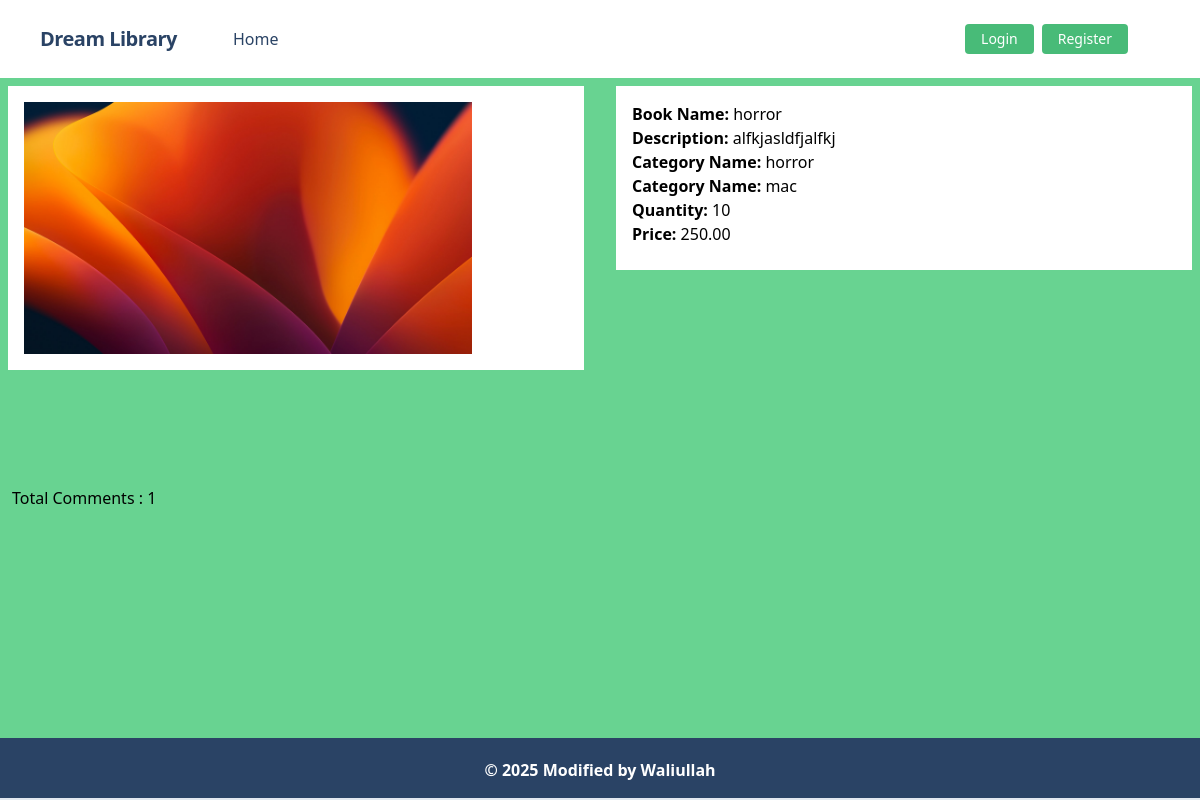
The page /posts/post-details/1/ on the database its author committed.
### admin_posts/models.py (models this page shows, shortened)
class AdminPost(models.Model):
    image = models.ImageField(upload_to='admin_posts/media/uploads/')
    book_name = models.CharField(max_length=100, null=True, blank=True)
    description = models.TextField()
    quantity = models.IntegerField()
    borrow_price = models.DecimalField(max_digits=12, decimal_places=2)
    book_category = models.ManyToManyField(CategoryModel)
    timestamp = models.DateTimeField(auto_now_add=True, blank=True, null=True)

### categories/models.py (models this page shows, shortened)
class CategoryModel(models.Model):
    category_name = models.CharField(max_length=150)
    slug = models.SlugField(max_length=150, unique=True, blank=True, null=True)

### admin_posts/views.py (the view)
# urls.py: path('post-details/<int:id>/', post_details, name = 'details'),
def post_details(request, id):
    if request.method == 'GET':
        try:
           book = AdminPost.objects.get(id=id)
           review = Review.objects.filter(book=book).count()
           print(review, '####')
           return render(request, 'admin_posts/post_details.html',{'post': book, 'review': review})
        except AdminPost.DoesNotExist:
            messages.error(request, 'No such book')
        return redirect('profile')

### admin_posts/templates/admin_posts/post_details.html (shortened to what this page needs)
{% extends 'base.html' %}
{% block body %}
<div class="grid grid-cols-1 md:grid-cols-2 gap-4 mb-24">
    <div class="col-span-1 md:col-span-1">
        <div class="card m-2 bg-white text-black p-4">
            <div class="card-body">
                <img src="{{post.image.url}}" class="max-w-md h-96" alt="image">
            </div>
        </div>
    </div>
    <div class="col-span-1 md:col-span-1">
        <div class="card m-2 bg-white text-black p-4">
            <div class="card-body">
                <p class="card-title"><strong>Book Name:</strong> {{post.book_name}}</p>
                <p><strong>Description:</strong> {{post.description}}</p>
                {% for b in post.book_category.all %}
                    <p class="card-title"><strong>Category Name:</strong> {{b.category_name }}</p>
                {% endfor %}
                <p><strong>Quantity:</strong> {{post.quantity}} </p>
                <p class="card-title mb-2"><strong>Price:</strong> {{post.borrow_price}}</p>
            </div>
        </div>
    </div>
</div>
<div class="card mb-40">
    <h5 class="p-3">Total Comments : {{review}}</h5>
</div>
{% endblock %}

### rows shown on the page
AdminPost: image (picture), book_name "horror", description "alfkjasldfjalfkj", quantity "10", borrow_price "250.00"
CategoryModel: category_name "horror"
CategoryModel: category_name "mac"

### other values the page prints
{{ review }} "1"
